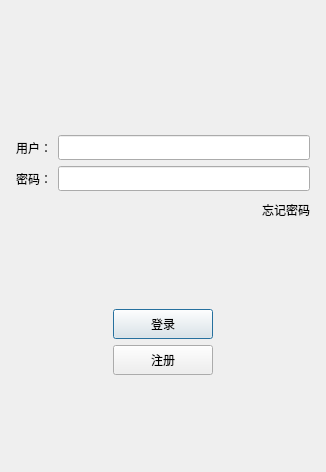
<?xml version="1.0" encoding="UTF-8"?>
<ui version="4.0">
 <class>LoginDialog</class>
 <widget class="QDialog" name="LoginDialog">
  <property name="geometry">
   <rect>
    <x>0</x>
    <y>0</y>
    <width>326</width>
    <height>472</height>
   </rect>
  </property>
  <property name="windowTitle">
   <string>Dialog</string>
  </property>
  <layout class="QVBoxLayout" name="verticalLayout_2">
   <item>
    <layout class="QVBoxLayout" name="vbl_FormMain">
     <property name="leftMargin">
      <number>5</number>
     </property>
     <property name="topMargin">
      <number>5</number>
     </property>
     <property name="rightMargin">
      <number>5</number>
     </property>
     <property name="bottomMargin">
      <number>5</number>
     </property>
     <item>
      <widget class="QWidget" name="wgt_Png" native="true">
       <layout class="QGridLayout" name="gridLayout">
        <item row="0" column="0">
         <widget class="QLabel" name="lbl_Png">
          <property name="maximumSize">
           <size>
            <width>100</width>
            <height>100</height>
           </size>
          </property>
          <property name="text">
           <string/>
          </property>
          <property name="pixmap">
           <pixmap resource="chatdialogpng.qrc">:/Resources/cute.png</pixmap>
          </property>
          <property name="scaledContents">
           <bool>true</bool>
          </property>
          <property name="alignment">
           <set>Qt::AlignCenter</set>
          </property>
         </widget>
        </item>
       </layout>
      </widget>
     </item>
     <item>
      <spacer name="vsp_1">
       <property name="orientation">
        <enum>Qt::Vertical</enum>
       </property>
       <property name="sizeHint" stdset="0">
        <size>
         <width>20</width>
         <height>40</height>
        </size>
       </property>
      </spacer>
     </item>
     <item>
      <layout class="QHBoxLayout" name="hbl_FormUser">
       <item>
        <widget class="QLabel" name="lbl_User">
         <property name="minimumSize">
          <size>
           <width>0</width>
           <height>25</height>
          </size>
         </property>
         <property name="maximumSize">
          <size>
           <width>16777215</width>
           <height>25</height>
          </size>
         </property>
         <property name="text">
          <string>用户：</string>
         </property>
        </widget>
       </item>
       <item>
        <widget class="QLineEdit" name="le_User">
         <property name="minimumSize">
          <size>
           <width>0</width>
           <height>25</height>
          </size>
         </property>
         <property name="maximumSize">
          <size>
           <width>16777215</width>
           <height>25</height>
          </size>
         </property>
        </widget>
       </item>
      </layout>
     </item>
     <item>
      <layout class="QHBoxLayout" name="hbl_FormPassword">
       <item>
        <widget class="QLabel" name="lbl_Password">
         <property name="minimumSize">
          <size>
           <width>0</width>
           <height>25</height>
          </size>
         </property>
         <property name="maximumSize">
          <size>
           <width>16777215</width>
           <height>25</height>
          </size>
         </property>
         <property name="text">
          <string>密码：</string>
         </property>
        </widget>
       </item>
       <item>
        <widget class="QLineEdit" name="le_Password">
         <property name="minimumSize">
          <size>
           <width>0</width>
           <height>25</height>
          </size>
         </property>
         <property name="maximumSize">
          <size>
           <width>16777215</width>
           <height>25</height>
          </size>
         </property>
        </widget>
       </item>
      </layout>
     </item>
     <item>
      <layout class="QHBoxLayout" name="hbl_ForgetPass">
       <item>
        <spacer name="hsp_ForgetPass">
         <property name="orientation">
          <enum>Qt::Horizontal</enum>
         </property>
         <property name="sizeHint" stdset="0">
          <size>
           <width>40</width>
           <height>20</height>
          </size>
         </property>
        </spacer>
       </item>
       <item>
        <widget class="QLabel" name="lbl_ForgetPass">
         <property name="minimumSize">
          <size>
           <width>0</width>
           <height>25</height>
          </size>
         </property>
         <property name="maximumSize">
          <size>
           <width>16777215</width>
           <height>25</height>
          </size>
         </property>
         <property name="text">
          <string>忘记密码</string>
         </property>
        </widget>
       </item>
      </layout>
     </item>
     <item>
      <spacer name="vsp_2">
       <property name="orientation">
        <enum>Qt::Vertical</enum>
       </property>
       <property name="sizeHint" stdset="0">
        <size>
         <width>20</width>
         <height>40</height>
        </size>
       </property>
      </spacer>
     </item>
     <item>
      <layout class="QHBoxLayout" name="hbl_Login">
       <item>
        <spacer name="hsp_LoginLeft">
         <property name="orientation">
          <enum>Qt::Horizontal</enum>
         </property>
         <property name="sizeHint" stdset="0">
          <size>
           <width>40</width>
           <height>20</height>
          </size>
         </property>
        </spacer>
       </item>
       <item>
        <widget class="QPushButton" name="pbtn_Login">
         <property name="minimumSize">
          <size>
           <width>100</width>
           <height>30</height>
          </size>
         </property>
         <property name="maximumSize">
          <size>
           <width>100</width>
           <height>30</height>
          </size>
         </property>
         <property name="text">
          <string>登录</string>
         </property>
        </widget>
       </item>
       <item>
        <spacer name="hsp_LoginRight">
         <property name="orientation">
          <enum>Qt::Horizontal</enum>
         </property>
         <property name="sizeHint" stdset="0">
          <size>
           <width>40</width>
           <height>20</height>
          </size>
         </property>
        </spacer>
       </item>
      </layout>
     </item>
     <item>
      <layout class="QHBoxLayout" name="hbl_Register">
       <item>
        <spacer name="hsp_RegisterLeft">
         <property name="orientation">
          <enum>Qt::Horizontal</enum>
         </property>
         <property name="sizeHint" stdset="0">
          <size>
           <width>40</width>
           <height>20</height>
          </size>
         </property>
        </spacer>
       </item>
       <item>
        <widget class="QPushButton" name="pbtn_Register">
         <property name="minimumSize">
          <size>
           <width>100</width>
           <height>30</height>
          </size>
         </property>
         <property name="maximumSize">
          <size>
           <width>100</width>
           <height>30</height>
          </size>
         </property>
         <property name="text">
          <string>注册</string>
         </property>
        </widget>
       </item>
       <item>
        <spacer name="hsp_RegisterRight">
         <property name="orientation">
          <enum>Qt::Horizontal</enum>
         </property>
         <property name="sizeHint" stdset="0">
          <size>
           <width>40</width>
           <height>20</height>
          </size>
         </property>
        </spacer>
       </item>
      </layout>
     </item>
     <item>
      <spacer name="vsp_3">
       <property name="orientation">
        <enum>Qt::Vertical</enum>
       </property>
       <property name="sizeHint" stdset="0">
        <size>
         <width>20</width>
         <height>40</height>
        </size>
       </property>
      </spacer>
     </item>
    </layout>
   </item>
  </layout>
 </widget>
 <resources>
  <include location="chatdialogpng.qrc"/>
 </resources>
 <connections/>
</ui>
